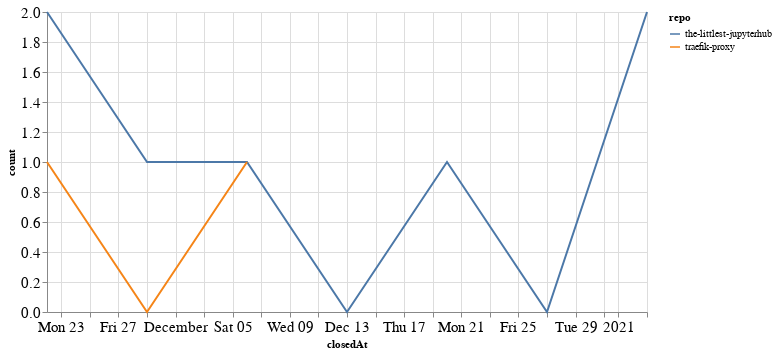

Notebook code for this chart:
### Code cell
closed_by_time = closed_by.groupby('repo').resample('W', on='closedAt').count()['author'].reset_index()
closed_by_time = closed_by_time.rename(columns={'author': 'count'})

alt.Chart(closed_by_time, width=600).mark_line().encode(
    x='closedAt',
    y='count',
    color='repo',
    tooltip="repo"
)

### Figure 1 — Vega-Lite specification as saved in the notebook (floating-point values rounded to 4 significant figures)
{"config": {"axisLeft": {"labelFontSize": 15}, "axisBottom": {"labelFontSize": 15}}, "data": {"name": "data-4e3a2fa92eb7c1b7ee92a4026db16205"}, "mark": "line", "encoding": {"color": {"type": "nominal", "field": "repo"}, "tooltip": {"type": "nominal", "field": "repo"}, "x": {"type": "temporal", "field": "closedAt"}, "y": {"type": "quantitative", "field": "count"}}, "width": 600, "$schema": "https://vega.github.io/schema/vega-lite/v4.8.1.json", "datasets": {"data-4e3a2fa92eb7c1b7ee92a4026db16205": [{"repo": "the-littlest-jupyterhub", "closedAt": "2020-11-22T00:00:00", "count": 2}, {"repo": "the-littlest-jupyterhub", "closedAt": "2020-11-29T00:00:00", "count": 1}, {"repo": "the-littlest-jupyterhub", "closedAt": "2020-12-06T00:00:00", "count": 1}, {"repo": "the-littlest-jupyterhub", "closedAt": "2020-12-13T00:00:00", "count": 0}, {"repo": "the-littlest-jupyterhub", "closedAt": "2020-12-20T00:00:00", "count": 1}, {"repo": "the-littlest-jupyterhub", "closedAt": "2020-12-27T00:00:00", "count": 0}, {"repo": "the-littlest-jupyterhub", "closedAt": "2021-01-03T00:00:00", "count": 2}, {"repo": "traefik-proxy", "closedAt": "2020-11-22T00:00:00", "count": 1}, {"repo": "traefik-proxy", "closedAt": "2020-11-29T00:00:00", "count": 0}, {"repo": "traefik-proxy", "closedAt": "2020-12-06T00:00:00", "count": 1}]}}
